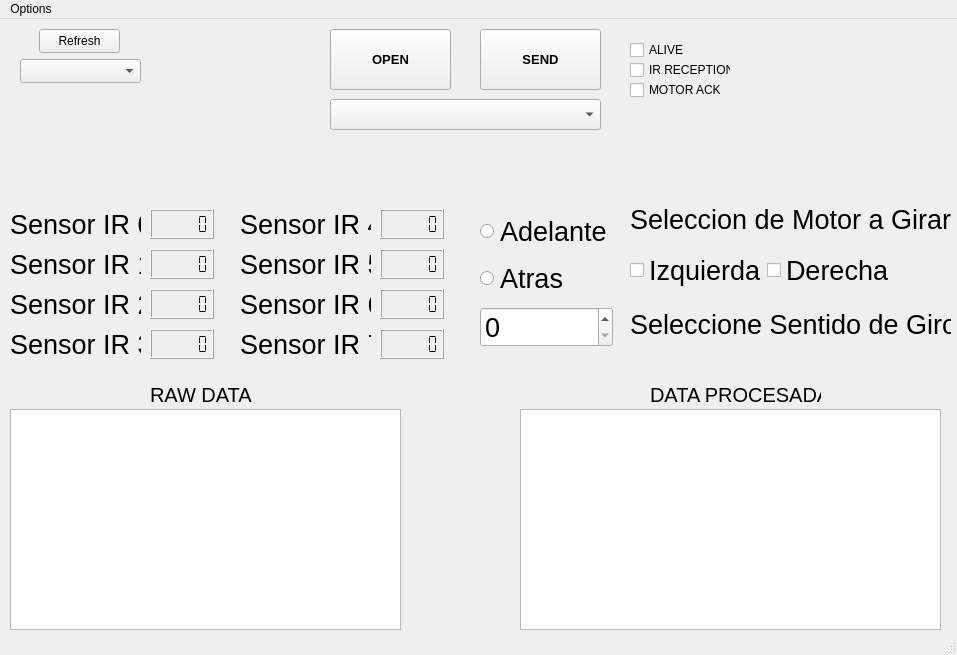
<?xml version="1.0" encoding="UTF-8"?>
<ui version="4.0">
 <class>MainWindow</class>
 <widget class="QMainWindow" name="MainWindow">
  <property name="geometry">
   <rect>
    <x>0</x>
    <y>0</y>
    <width>957</width>
    <height>655</height>
   </rect>
  </property>
  <property name="windowTitle">
   <string>MainWindow</string>
  </property>
  <widget class="QWidget" name="centralwidget">
   <widget class="QPushButton" name="pushButton_3">
    <property name="geometry">
     <rect>
      <x>330</x>
      <y>10</y>
      <width>121</width>
      <height>61</height>
     </rect>
    </property>
    <property name="font">
     <font>
      <pointsize>10</pointsize>
      <bold>true</bold>
     </font>
    </property>
    <property name="text">
     <string>OPEN</string>
    </property>
   </widget>
   <widget class="QPushButton" name="encodeData">
    <property name="geometry">
     <rect>
      <x>480</x>
      <y>10</y>
      <width>121</width>
      <height>61</height>
     </rect>
    </property>
    <property name="font">
     <font>
      <pointsize>10</pointsize>
      <bold>true</bold>
     </font>
    </property>
    <property name="text">
     <string>SEND</string>
    </property>
   </widget>
   <widget class="QPlainTextEdit" name="plainTextEdit_Payload">
    <property name="geometry">
     <rect>
      <x>10</x>
      <y>390</y>
      <width>391</width>
      <height>221</height>
     </rect>
    </property>
    <property name="font">
     <font>
      <pointsize>14</pointsize>
     </font>
    </property>
   </widget>
   <widget class="QComboBox" name="comboBox">
    <property name="geometry">
     <rect>
      <x>330</x>
      <y>80</y>
      <width>271</width>
      <height>31</height>
     </rect>
    </property>
    <property name="font">
     <font>
      <pointsize>12</pointsize>
     </font>
    </property>
   </widget>
   <widget class="QWidget" name="layoutWidget">
    <property name="geometry">
     <rect>
      <x>480</x>
      <y>190</y>
      <width>133</width>
      <height>143</height>
     </rect>
    </property>
    <property name="font">
     <font>
      <pointsize>20</pointsize>
     </font>
    </property>
    <layout class="QVBoxLayout" name="verticalLayout_giro">
     <item>
      <widget class="QRadioButton" name="radioButton_adl">
       <property name="font">
        <font>
         <pointsize>20</pointsize>
        </font>
       </property>
       <property name="text">
        <string>Adelante</string>
       </property>
       <property name="iconSize">
        <size>
         <width>16</width>
         <height>16</height>
        </size>
       </property>
      </widget>
     </item>
     <item>
      <widget class="QRadioButton" name="radioButton_atr">
       <property name="font">
        <font>
         <pointsize>20</pointsize>
        </font>
       </property>
       <property name="text">
        <string>Atras</string>
       </property>
      </widget>
     </item>
     <item>
      <widget class="QDoubleSpinBox" name="doubleSpinBox">
       <property name="font">
        <font>
         <pointsize>20</pointsize>
        </font>
       </property>
       <property name="decimals">
        <number>0</number>
       </property>
       <property name="maximum">
        <double>10000.000000000000000</double>
       </property>
       <property name="singleStep">
        <double>100.000000000000000</double>
       </property>
      </widget>
     </item>
    </layout>
   </widget>
   <widget class="QLabel" name="label_selec">
    <property name="geometry">
     <rect>
      <x>630</x>
      <y>185</y>
      <width>321</width>
      <height>31</height>
     </rect>
    </property>
    <property name="font">
     <font>
      <pointsize>20</pointsize>
     </font>
    </property>
    <property name="text">
     <string>Seleccion de Motor a Girar</string>
    </property>
   </widget>
   <widget class="QLabel" name="label_giro">
    <property name="geometry">
     <rect>
      <x>630</x>
      <y>290</y>
      <width>321</width>
      <height>31</height>
     </rect>
    </property>
    <property name="font">
     <font>
      <pointsize>20</pointsize>
     </font>
    </property>
    <property name="text">
     <string>Seleccione Sentido de Giro</string>
    </property>
   </widget>
   <widget class="QWidget" name="layoutWidget">
    <property name="geometry">
     <rect>
      <x>630</x>
      <y>230</y>
      <width>266</width>
      <height>44</height>
     </rect>
    </property>
    <property name="font">
     <font>
      <pointsize>20</pointsize>
     </font>
    </property>
    <layout class="QHBoxLayout" name="horizontalLayout">
     <item>
      <widget class="QCheckBox" name="checkBox_izq">
       <property name="font">
        <font>
         <pointsize>20</pointsize>
        </font>
       </property>
       <property name="text">
        <string>Izquierda</string>
       </property>
      </widget>
     </item>
     <item>
      <widget class="QCheckBox" name="checkBox_der">
       <property name="font">
        <font>
         <pointsize>20</pointsize>
        </font>
       </property>
       <property name="text">
        <string>Derecha</string>
       </property>
      </widget>
     </item>
    </layout>
   </widget>
   <widget class="QLabel" name="label_irizq">
    <property name="geometry">
     <rect>
      <x>10</x>
      <y>190</y>
      <width>131</width>
      <height>31</height>
     </rect>
    </property>
    <property name="font">
     <font>
      <pointsize>20</pointsize>
     </font>
    </property>
    <property name="text">
     <string>Sensor IR 0</string>
    </property>
   </widget>
   <widget class="QLabel" name="label_irder">
    <property name="geometry">
     <rect>
      <x>10</x>
      <y>230</y>
      <width>131</width>
      <height>31</height>
     </rect>
    </property>
    <property name="font">
     <font>
      <pointsize>20</pointsize>
     </font>
    </property>
    <property name="text">
     <string>Sensor IR 1</string>
    </property>
   </widget>
   <widget class="QLCDNumber" name="lcdNumber_4">
    <property name="geometry">
     <rect>
      <x>150</x>
      <y>190</y>
      <width>64</width>
      <height>30</height>
     </rect>
    </property>
    <property name="smallDecimalPoint">
     <bool>true</bool>
    </property>
    <property name="digitCount">
     <number>5</number>
    </property>
    <property name="segmentStyle">
     <enum>QLCDNumber::Flat</enum>
    </property>
   </widget>
   <widget class="QLCDNumber" name="lcdNumber_5">
    <property name="geometry">
     <rect>
      <x>150</x>
      <y>230</y>
      <width>64</width>
      <height>30</height>
     </rect>
    </property>
    <property name="smallDecimalPoint">
     <bool>true</bool>
    </property>
    <property name="digitCount">
     <number>5</number>
    </property>
    <property name="segmentStyle">
     <enum>QLCDNumber::Flat</enum>
    </property>
   </widget>
   <widget class="QLabel" name="label_irmed">
    <property name="geometry">
     <rect>
      <x>10</x>
      <y>270</y>
      <width>131</width>
      <height>31</height>
     </rect>
    </property>
    <property name="font">
     <font>
      <pointsize>20</pointsize>
     </font>
    </property>
    <property name="text">
     <string>Sensor IR 2</string>
    </property>
   </widget>
   <widget class="QLCDNumber" name="lcdNumber_6">
    <property name="geometry">
     <rect>
      <x>150</x>
      <y>270</y>
      <width>64</width>
      <height>30</height>
     </rect>
    </property>
    <property name="smallDecimalPoint">
     <bool>true</bool>
    </property>
    <property name="digitCount">
     <number>5</number>
    </property>
    <property name="segmentStyle">
     <enum>QLCDNumber::Flat</enum>
    </property>
   </widget>
   <widget class="QLCDNumber" name="lcdNumber_7">
    <property name="geometry">
     <rect>
      <x>150</x>
      <y>310</y>
      <width>64</width>
      <height>30</height>
     </rect>
    </property>
    <property name="smallDecimalPoint">
     <bool>true</bool>
    </property>
    <property name="digitCount">
     <number>5</number>
    </property>
    <property name="segmentStyle">
     <enum>QLCDNumber::Flat</enum>
    </property>
   </widget>
   <widget class="QLabel" name="label_irmed_2">
    <property name="geometry">
     <rect>
      <x>10</x>
      <y>310</y>
      <width>131</width>
      <height>31</height>
     </rect>
    </property>
    <property name="font">
     <font>
      <pointsize>20</pointsize>
     </font>
    </property>
    <property name="text">
     <string>Sensor IR 3</string>
    </property>
   </widget>
   <widget class="QLCDNumber" name="lcdNumber_8">
    <property name="geometry">
     <rect>
      <x>380</x>
      <y>190</y>
      <width>64</width>
      <height>30</height>
     </rect>
    </property>
    <property name="smallDecimalPoint">
     <bool>true</bool>
    </property>
    <property name="digitCount">
     <number>5</number>
    </property>
    <property name="segmentStyle">
     <enum>QLCDNumber::Flat</enum>
    </property>
   </widget>
   <widget class="QLabel" name="label_irder_2">
    <property name="geometry">
     <rect>
      <x>240</x>
      <y>230</y>
      <width>131</width>
      <height>31</height>
     </rect>
    </property>
    <property name="font">
     <font>
      <pointsize>20</pointsize>
     </font>
    </property>
    <property name="text">
     <string>Sensor IR 5</string>
    </property>
   </widget>
   <widget class="QLabel" name="label_irizq_2">
    <property name="geometry">
     <rect>
      <x>240</x>
      <y>190</y>
      <width>131</width>
      <height>31</height>
     </rect>
    </property>
    <property name="font">
     <font>
      <pointsize>20</pointsize>
     </font>
    </property>
    <property name="text">
     <string>Sensor IR 4</string>
    </property>
   </widget>
   <widget class="QLCDNumber" name="lcdNumber_9">
    <property name="geometry">
     <rect>
      <x>380</x>
      <y>230</y>
      <width>64</width>
      <height>30</height>
     </rect>
    </property>
    <property name="smallDecimalPoint">
     <bool>true</bool>
    </property>
    <property name="digitCount">
     <number>5</number>
    </property>
    <property name="segmentStyle">
     <enum>QLCDNumber::Flat</enum>
    </property>
   </widget>
   <widget class="QLabel" name="label_irder_3">
    <property name="geometry">
     <rect>
      <x>240</x>
      <y>270</y>
      <width>131</width>
      <height>31</height>
     </rect>
    </property>
    <property name="font">
     <font>
      <pointsize>20</pointsize>
     </font>
    </property>
    <property name="text">
     <string>Sensor IR 6</string>
    </property>
   </widget>
   <widget class="QLCDNumber" name="lcdNumber_11">
    <property name="geometry">
     <rect>
      <x>380</x>
      <y>270</y>
      <width>64</width>
      <height>30</height>
     </rect>
    </property>
    <property name="smallDecimalPoint">
     <bool>true</bool>
    </property>
    <property name="digitCount">
     <number>5</number>
    </property>
    <property name="segmentStyle">
     <enum>QLCDNumber::Flat</enum>
    </property>
   </widget>
   <widget class="QLabel" name="label_irizq_3">
    <property name="geometry">
     <rect>
      <x>240</x>
      <y>310</y>
      <width>131</width>
      <height>31</height>
     </rect>
    </property>
    <property name="font">
     <font>
      <pointsize>20</pointsize>
     </font>
    </property>
    <property name="text">
     <string>Sensor IR 7</string>
    </property>
   </widget>
   <widget class="QLCDNumber" name="lcdNumber_12">
    <property name="geometry">
     <rect>
      <x>380</x>
      <y>310</y>
      <width>64</width>
      <height>30</height>
     </rect>
    </property>
    <property name="smallDecimalPoint">
     <bool>true</bool>
    </property>
    <property name="digitCount">
     <number>5</number>
    </property>
    <property name="segmentStyle">
     <enum>QLCDNumber::Flat</enum>
    </property>
   </widget>
   <widget class="QPushButton" name="pushButton_Refresh">
    <property name="geometry">
     <rect>
      <x>39</x>
      <y>10</y>
      <width>81</width>
      <height>24</height>
     </rect>
    </property>
    <property name="text">
     <string>Refresh</string>
    </property>
   </widget>
   <widget class="QComboBox" name="comboBox_SerialSelector">
    <property name="geometry">
     <rect>
      <x>20</x>
      <y>40</y>
      <width>121</width>
      <height>24</height>
     </rect>
    </property>
   </widget>
   <widget class="QCheckBox" name="checkBox_aliveOK">
    <property name="geometry">
     <rect>
      <x>630</x>
      <y>20</y>
      <width>78</width>
      <height>22</height>
     </rect>
    </property>
    <property name="text">
     <string>ALIVE</string>
    </property>
   </widget>
   <widget class="QCheckBox" name="checkBox_irOK">
    <property name="geometry">
     <rect>
      <x>630</x>
      <y>40</y>
      <width>101</width>
      <height>22</height>
     </rect>
    </property>
    <property name="text">
     <string>IR RECEPTION</string>
    </property>
   </widget>
   <widget class="QCheckBox" name="checkBox_motorOK">
    <property name="geometry">
     <rect>
      <x>630</x>
      <y>60</y>
      <width>91</width>
      <height>22</height>
     </rect>
    </property>
    <property name="text">
     <string>MOTOR ACK</string>
    </property>
   </widget>
   <widget class="QPlainTextEdit" name="plainTextEdit_PayloadClean">
    <property name="geometry">
     <rect>
      <x>520</x>
      <y>390</y>
      <width>421</width>
      <height>221</height>
     </rect>
    </property>
    <property name="font">
     <font>
      <pointsize>14</pointsize>
     </font>
    </property>
    <property name="plainText">
     <string/>
    </property>
   </widget>
   <widget class="QLabel" name="label">
    <property name="geometry">
     <rect>
      <x>150</x>
      <y>360</y>
      <width>111</width>
      <height>31</height>
     </rect>
    </property>
    <property name="font">
     <font>
      <pointsize>15</pointsize>
     </font>
    </property>
    <property name="text">
     <string>RAW DATA</string>
    </property>
   </widget>
   <widget class="QLabel" name="label_2">
    <property name="geometry">
     <rect>
      <x>650</x>
      <y>360</y>
      <width>171</width>
      <height>31</height>
     </rect>
    </property>
    <property name="font">
     <font>
      <pointsize>15</pointsize>
     </font>
    </property>
    <property name="text">
     <string>DATA PROCESADA</string>
    </property>
   </widget>
  </widget>
  <widget class="QMenuBar" name="menubar">
   <property name="geometry">
    <rect>
     <x>0</x>
     <y>0</y>
     <width>957</width>
     <height>21</height>
    </rect>
   </property>
   <widget class="QMenu" name="menuOptions">
    <property name="title">
     <string>Options</string>
    </property>
    <addaction name="separator"/>
    <addaction name="actionEnable_Debigging"/>
    <addaction name="actionVelocidad"/>
    <addaction name="actionDistancia"/>
    <addaction name="actionIR_Sensors"/>
   </widget>
   <addaction name="menuOptions"/>
  </widget>
  <widget class="QStatusBar" name="statusbar"/>
  <action name="actionEnable_Debigging">
   <property name="checkable">
    <bool>true</bool>
   </property>
   <property name="text">
    <string>Enable Debigging</string>
   </property>
  </action>
  <action name="actionIR_Sensors">
   <property name="checkable">
    <bool>true</bool>
   </property>
   <property name="text">
    <string>IR Sensors</string>
   </property>
  </action>
  <action name="actionVelocidad">
   <property name="checkable">
    <bool>true</bool>
   </property>
   <property name="text">
    <string>Velocidad</string>
   </property>
  </action>
  <action name="actionDistancia">
   <property name="checkable">
    <bool>true</bool>
   </property>
   <property name="text">
    <string>Distancia</string>
   </property>
  </action>
 </widget>
 <resources/>
 <connections/>
</ui>
